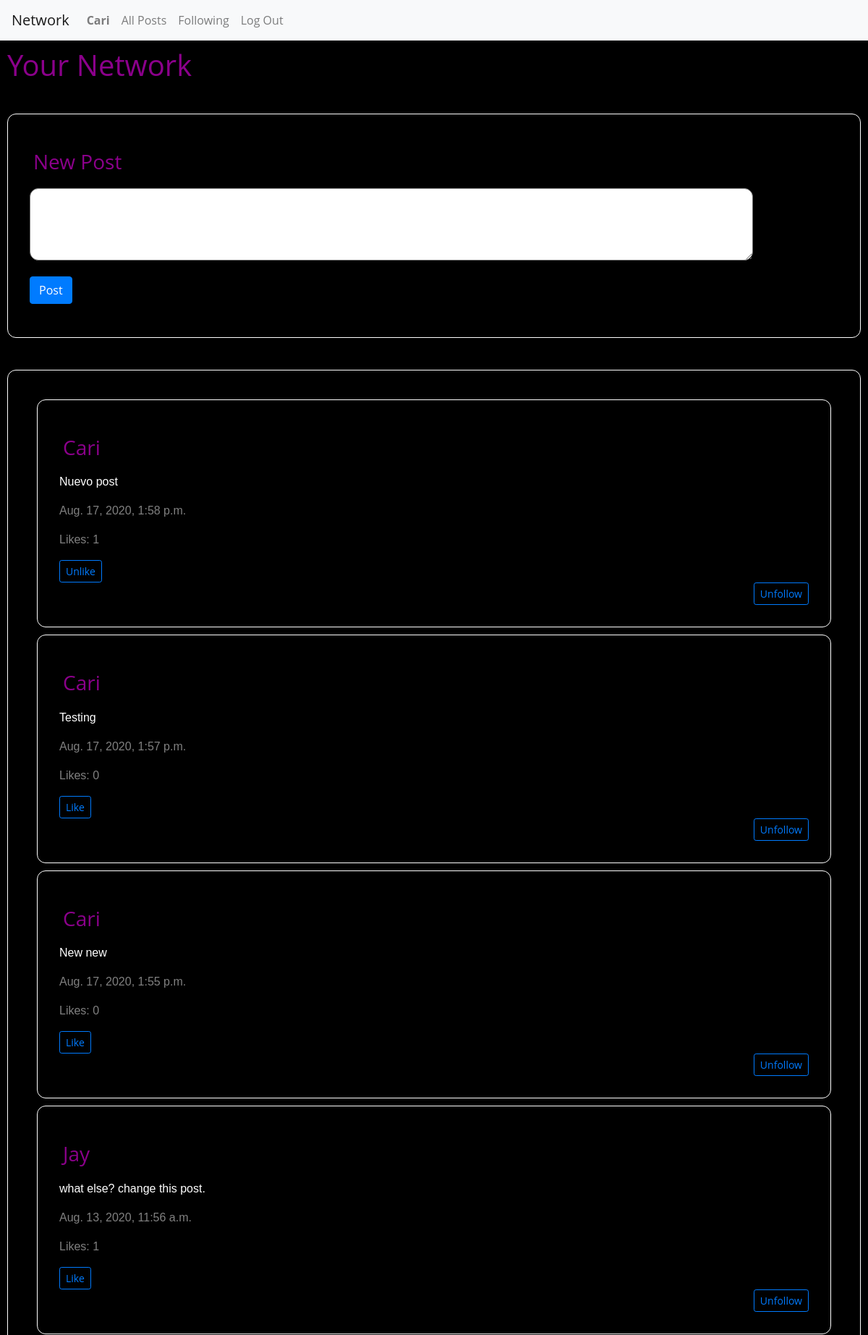
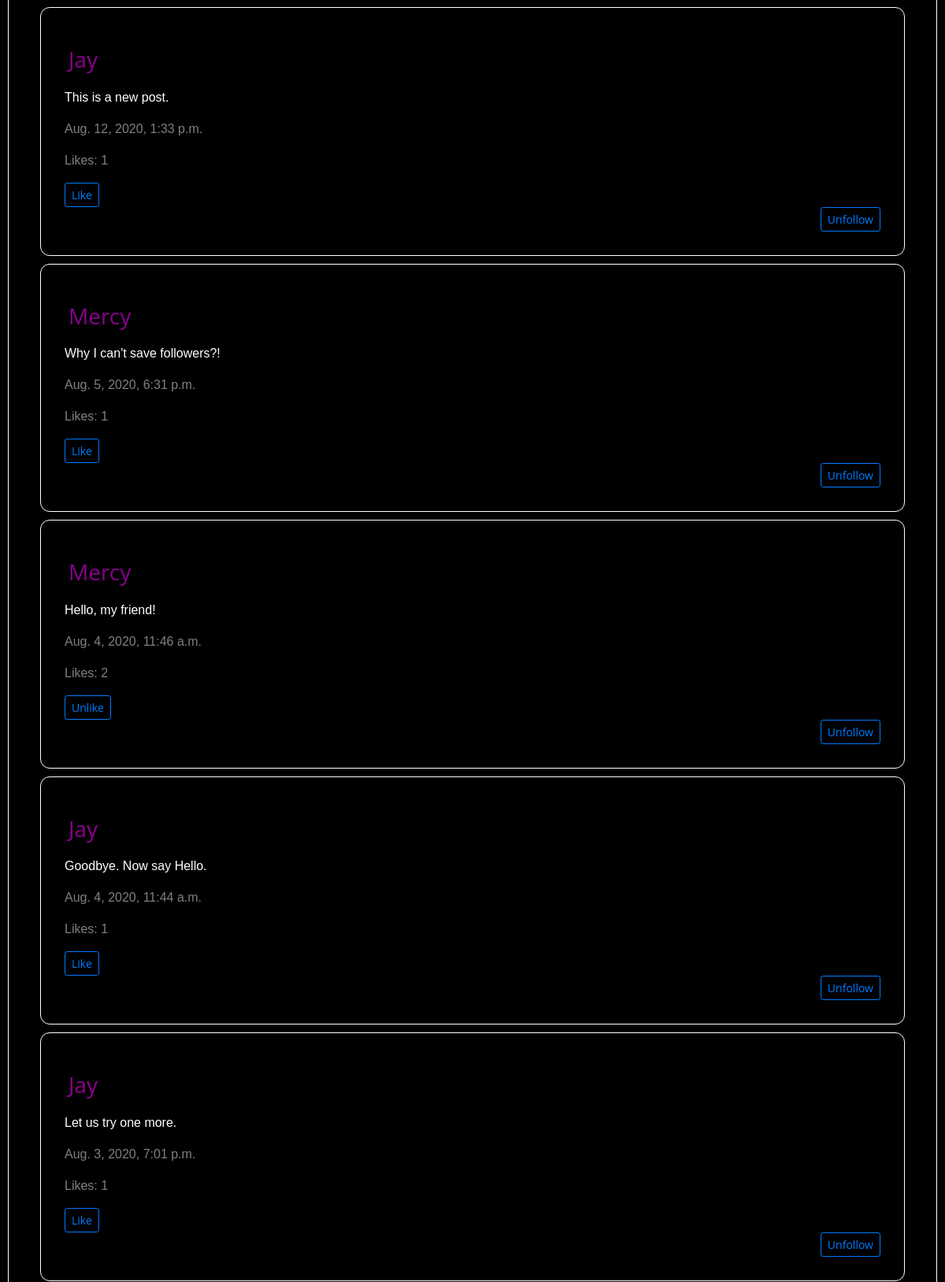
/ (signed in, upper part), run on the app's committed database (2 pictures, top to bottom).
### network/models.py (models this page shows, shortened)
class User(AbstractUser):
    pass

class Post(models.Model):
    username = models.ForeignKey(
        "User", default=1, on_delete=models.CASCADE, related_name="posts")
    content = models.TextField(blank=True)
    timestamp = models.DateTimeField(auto_now_add=True)
    likes = models.ManyToManyField(
        'User', default=None, blank=True, related_name='likes')
    objects = PostSerializer()

### network/views.py (the view, shortened to what this page needs)
# urls.py: path("", views.index, name="index"),
def index(request):
    username = request.user
    all_post = Post.objects.order_by("-timestamp").all()
    user = get_object_or_404(User, username=username)
    content = request.POST.get("content")
    post = request.POST.get("post")
    paginator = Paginator(all_post, 10)
    page_number = request.GET.get('page')
    page_obj = paginator.get_page(page_number)
    follow = request.POST.get("follow_profile")
    current_user = request.user
    return render(request, "network/index.html", {
        "posts": all_post,
        "page_obj": page_obj
    })

### network/templates/network/index.html (shortened to what this page needs)
{% extends "network/layout.html" %}
{% load static %}
{% block body %}
    <h1 id="titleLink"> Your Network</h1>
    <hr>
    <div class="compose-post">
    <h3 id="titlePage"> New Post </h3>
        <form id="post-form" class="form-group" method="POST">
        <textarea id="content" class="form-group" name="content"></textarea>
        <br>
        <input id="post-button" type="submit" class="btn btn-primary" value="Post" name="post"/>
        </form>
    </div>
    <br>
    <div id="post-view">
        <div id="post-table">
        {% for post in page_obj %}
            <div class="compose-post">
            <h3 id="titlePage">{{ post.username }}</h3>
            <p class="inputText">{{ post.content }}</p>
            <p class="timeInfo">{{ post.timestamp}}</p>
            <p class="timeInfo">Likes: {{ post.likes.all.count}}</p>
            <form action="{% url 'like_post' post.id %}" method="POST" class="ui form">
                {% if user not in post.likes.all %}
                <button id="like-input" type="submit" class="btn btn-sm btn-outline-primary" value="Like" name="like">Like</button>
                {% else %}
                <button id="like-input" type="submit" class="btn btn-sm btn-outline-primary" value="Unlike" name="like">Unlike</button>
                {% endif %}
            </form>
            <form action="{% url 'follow_profile' post.id %}" method="POST" class="ui form follow_profile">
                {% if post.username not in user.following %}
                <button id="follow_profile" type="submit" class="btn btn-sm btn-outline-primary" value="Follow" name="follow_profile">Follow</button>
                {% else %}
                <button id="follow_profile" type="submit" class="btn btn-sm btn-outline-primary" value="Unfollow" name="follow_profile">Unfollow</button>
                {% endif %}
            </form>
            </div>
        {% endfor %}
        </div>
    </div>
{% endblock %}

### network/templates/network/layout.html (shortened to what this page needs)
{% load static %}
<!DOCTYPE html>
<html lang="en">
    <head>
        <link rel="stylesheet" href="https://stackpath.bootstrapcdn.com/bootstrap/4.4.1/css/bootstrap.min.css">
        <link href="{% static 'network/styles.css' %}" rel="stylesheet">
    </head>
    <body>
        <nav class="navbar navbar-expand-lg navbar-light bg-light">
            <a class="navbar-brand" href="{% url 'index' %}">Network</a>
            <div>
              <ul class="navbar-nav mr-auto">
                {% if user.is_authenticated %}
                    <li class="nav-item">
                        <a class="nav-link" href="{% url 'profile' user.username %}"><strong>{{ user.username }}</strong></a>
                    </li>
                {% endif %}
                <li class="nav-item">
                  <a class="nav-link" href="{% url 'posts' %}" id='all_post'>All Posts</a>
                </li>
                {% if user.is_authenticated %}
                    <li class="nav-item">
                        <a class="nav-link" href="{% url 'following' user.username %}" id='follow'>Following</a>
                    </li>
                    <li class="nav-item">
                        <a class="nav-link" href="{% url 'logout' %}">Log Out</a>
                    </li>
                {% endif %}
              </ul>
            </div>
          </nav>
        <div class="body">
            {% block body %}
            {% endblock %}
        </div>
    </body>
</html>

### network/static/network/styles.css (style rules this page uses)
* { box-sizing: border-box; }
body { font-family: "Open Sans", arial, sans-serif; margin: 10; height: 100vh; width: 100vw; color: #8b008b; background: #000000; }
textarea { min-height: 100px; min-width: 1000px; border-radius: 12px; }
h3 { margin: 0.5em 0; }
#titleLink { width: 100%; display: flex; align-items: flex-start; justify-content: left; padding: 10px; }
#titlePage { width: 100%; display: flex; align-items: flex-start; justify-content: left; padding: 5px; }
#post-view { padding: 30px; margin: 10px; border: 1px solid white; border-radius: 12px; clear: both; border-collapse: separate; }
.follow_profile { display: flex; align-items: flex-end; justify-content: flex-end; flex-direction: row; }
.compose-post { padding: 30px; margin: 10px; border: 1px solid white; border-radius: 12px; clear: both; vertical-align: inherit; border-collapse: separate; }
.inputText { color: white; font-family: Verdana, Geneva, Tahoma, sans-serif; }
.timeInfo { color: grey; font-family: Verdana, Geneva, Tahoma, sans-serif; }

### data on the page
User: username "Cari"
Post: username "Cari", content "Nuevo post", timestamp "Aug. 17, 2020, 1:58 p.m.", likes.all.count "1", shows "Unlike", shows "Unfollow"
Post: username "Cari", content "Testing", timestamp "Aug. 17, 2020, 1:57 p.m.", likes.all.count "0", shows "Like", shows "Unfollow"
Post: username "Cari", content "New new", timestamp "Aug. 17, 2020, 1:55 p.m.", likes.all.count "0", shows "Like", shows "Unfollow"
Post: username "Jay", content "what else? change this post.", timestamp "Aug. 13, 2020, 11:56 a.m.", likes.all.count "1", shows "Like", shows "Unfollow"
Post: username "Jay", content "This is a new post.", timestamp "Aug. 12, 2020, 1:33 p.m.", likes.all.count "1", shows "Like", shows "Unfollow"
Post: username "Mercy", content "Why I can't save followers?!", timestamp "Aug. 5, 2020, 6:31 p.m.", likes.all.count "1", shows "Like", shows "Unfollow"
Post: username "Mercy", content "Hello, my friend!", timestamp "Aug. 4, 2020, 11:46 a.m.", likes.all.count "2", shows "Unlike", shows "Unfollow"
Post: username "Jay", content "Goodbye. Now say Hello.", timestamp "Aug. 4, 2020, 11:44 a.m.", likes.all.count "1", shows "Like", shows "Unfollow"
Post: username "Jay", content "Let us try one more.", timestamp "Aug. 3, 2020, 7:01 p.m.", likes.all.count "1", shows "Like", shows "Unfollow"
